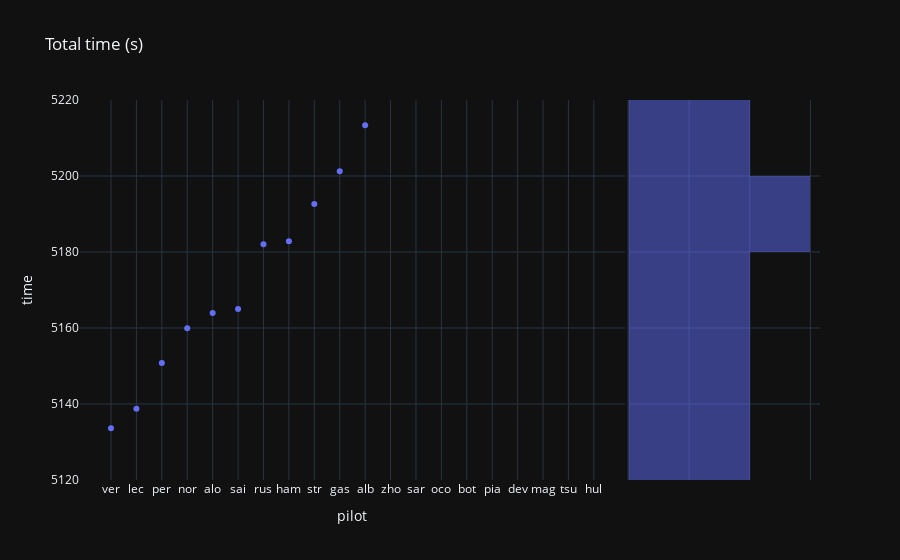

The code cell stored with this chart in its notebook:
### Code cell
px.scatter(last_gp, x="pilot", y="time", title="Total time (s)", marginal_y="histogram", template="plotly_dark")
# no data displayed if the pilot didn't finish or had one lap of delay

### Figure 1 — Plotly figure (JSON) as saved in the notebook; plotly's stock layout.template omitted (floating-point values rounded to 4 significant figures)
{"data": [{"hovertemplate": "pilot=%{x}<br>time=%{y}<extra></extra>", "legendgroup": "", "marker": {"color": "#636efa", "symbol": "circle"}, "mode": "markers", "name": "", "orientation": "v", "showlegend": false, "type": "scatter", "x": ["ver", "lec", "per", "nor", "alo", "sai", "rus", "ham", "str", "gas", "alb", "zho", "sar", "oco", "bot", "pia", "dev", "mag", "tsu", "hul"], "xaxis": "x", "y": [5134.0, 5139.0, 5151.0, 5160.0, 5164.0, 5165.0, 5182.0, 5183.0, 5193.0, 5201.0, 5213.0, null, null, null, null, null, null, null, null, null], "yaxis": "y"}, {"alignmentgroup": "True", "bingroup": "y", "hovertemplate": "time=%{y}<br>count=%{x}<extra></extra>", "legendgroup": "", "marker": {"color": "#636efa"}, "name": "", "offsetgroup": "", "opacity": 0.5, "showlegend": false, "type": "histogram", "xaxis": "x2", "y": [5134.0, 5139.0, 5151.0, 5160.0, 5164.0, 5165.0, 5182.0, 5183.0, 5193.0, 5201.0, 5213.0, null, null, null, null, null, null, null, null, null], "yaxis": "y2"}], "layout": {"barmode": "overlay", "legend": {"tracegroupgap": 0}, "title": {"text": "Total time (s)"}, "xaxis": {"anchor": "y", "domain": [0, 0.7363], "title": {"text": "pilot"}}, "xaxis2": {"anchor": "y2", "domain": [0.7413, 1], "matches": "x2", "showgrid": true, "showline": false, "showticklabels": false, "ticks": ""}, "yaxis": {"anchor": "x", "domain": [0, 1], "title": {"text": "time"}}, "yaxis2": {"anchor": "x2", "domain": [0, 1], "matches": "y", "showgrid": true, "showticklabels": false}}}
